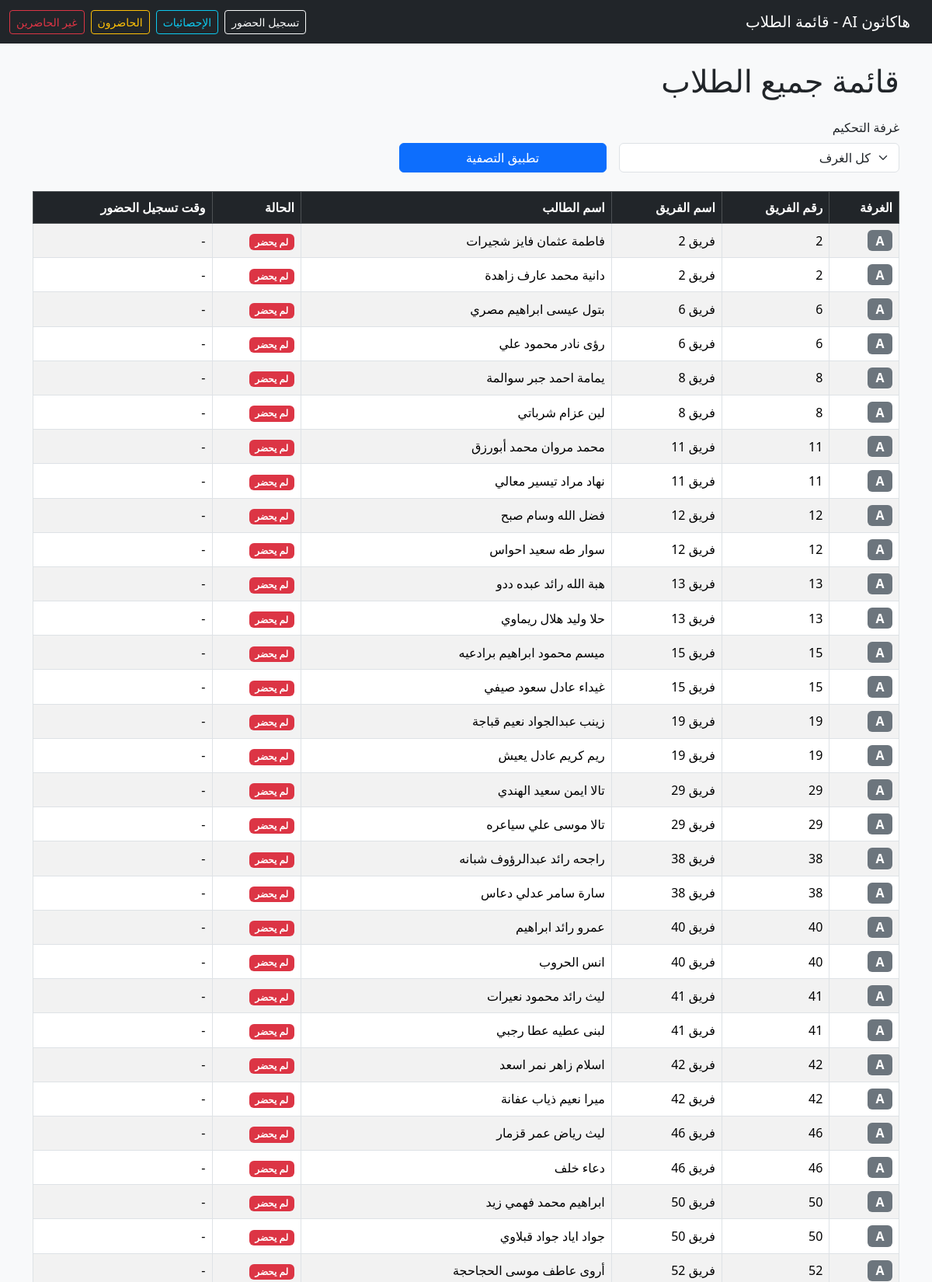
/students (upper part), run on the app's committed database.
### tables this page shows
CREATE TABLE students (
            id INTEGER PRIMARY KEY AUTOINCREMENT,
            name TEXT NOT NULL,
            team_id INTEGER NOT NULL,
            checked_in INTEGER NOT NULL DEFAULT 0,
            checkin_time TEXT,
            university TEXT,
            FOREIGN KEY (team_id) REFERENCES teams (id)
        );

CREATE TABLE teams (
            id INTEGER PRIMARY KEY,
            team_name TEXT NOT NULL,
            room TEXT NOT NULL
        );

### app.py (the view)
@app.route("/students")
def students_list():
    conn = get_db_connection()
    status = request.args.get("status", "all")
    room = request.args.get("room", "").strip().upper()
    sql = """
        SELECT
            students.id,
            students.name,
            students.university,
            students.checked_in,
            students.checkin_time,
            teams.id AS team_id,
            teams.team_name,
            teams.room
        FROM students
        JOIN teams ON students.team_id = teams.id
        WHERE 1 = 1
    """
    params = []
    if status == "present":
        sql += " AND students.checked_in = 1"
    elif status == "absent":
        sql += " AND students.checked_in = 0"
    if room in ("A", "B", "C", "D"):
        sql += " AND teams.room = ?"
        params.append(room)
    sql += " ORDER BY teams.room, teams.id, students.id"
    students = conn.execute(sql, params).fetchall()
    conn.close()
    return render_template(
        "students_list.html",
        students=students,
        status=status,
        room=room,
    )

### app.py (called while the page is built)
def get_db_connection():
    conn = sqlite3.connect(DB_NAME)
    conn.row_factory = sqlite3.Row
    conn.execute("PRAGMA foreign_keys = ON;")
    return conn

### templates/students_list.html (shortened to what this page needs)
<!DOCTYPE html>
<html lang="ar" dir="rtl">
<head>
    <link
        href="https://cdn.jsdelivr.net/npm/bootstrap@5.3.2/dist/css/bootstrap.min.css"
        rel="stylesheet"
    >
</head>
<body class="bg-light">
<nav class="navbar navbar-expand-lg navbar-dark bg-dark mb-4">
    <div class="container-fluid">
        <a class="navbar-brand" href="{{ url_for('checkin') }}">هاكاثون AI - قائمة الطلاب</a>
        <div class="d-flex gap-2">
            <a class="btn btn-outline-light btn-sm" href="{{ url_for('checkin') }}">تسجيل الحضور</a>
            <a class="btn btn-outline-info btn-sm" href="{{ url_for('stats') }}">الإحصائيات</a>
            <a class="btn btn-outline-warning btn-sm"
               href="{{ url_for('students_list', status='present') }}">
                الحاضرون
            </a>
            <a class="btn btn-outline-danger btn-sm"
               href="{{ url_for('students_list', status='absent') }}">
                غير الحاضرين
            </a>
        </div>
    </div>
</nav>
<div class="container">
    <h1 class="mb-4">
        {% if status == 'present' %}
            قائمة الطلاب الحاضرين
        {% elif status == 'absent' %}
            قائمة الطلاب الذين لم يحضروا
        {% else %}
            قائمة جميع الطلاب
        {% endif %}
    </h1>
    <form method="get" action="{{ url_for('students_list') }}" class="row g-3 mb-4">
        <div class="col-md-4">
            <label class="form-label">غرفة التحكيم</label>
            <select name="room" class="form-select">
                <option value="">كل الغرف</option>
            </select>
        </div>
        <div class="col-md-3 d-flex align-items-end">
            <button type="submit" class="btn btn-primary w-100">تطبيق التصفية</button>
        </div>
    </form>
    {% if students %}
    <div class="table-responsive">
        <table class="table table-striped table-bordered align-middle">
            <thead class="table-dark">
                <tr>
                    <th>الغرفة</th>
                    <th>رقم الفريق</th>
                    <th>اسم الفريق</th>
                    <th>اسم الطالب</th>
                    <th>الحالة</th>
                    <th>وقت تسجيل الحضور</th>
                </tr>
            </thead>
            <tbody>
                {% for s in students %}
                <tr>
                    <td><span class="badge bg-secondary fs-6">{{ s['room'] }}</span></td>
                    <td>{{ s['team_id'] }}</td>
                    <td>{{ s['team_name'] }}</td>
                    <td>{{ s['name'] }}</td>
                    <td>
                        {% if s['checked_in'] %}
                            <span class="badge bg-success">حضر</span>
                        {% else %}
                            <span class="badge bg-danger">لم يحضر</span>
                        {% endif %}
                    </td>
                    <td>
                        {% if s['checkin_time'] %}
                            {{ s['checkin_time'] }}
                        {% else %}
                            -
                        {% endif %}
                    </td>
                </tr>
                {% endfor %}
            </tbody>
        </table>
    </div>
    {% else %}
        <div class="alert alert-info">
            لا يوجد طلاب مطابقين للفلتر الحالي.
        </div>
    {% endif %}
</div>
</body>
</html>

### data on the page
students: room "A", team_id "2", team_name "فريق 2", name "فاطمة عثمان فايز شجيرات", checked_in "لم يحضر"
students: room "A", team_id "2", team_name "فريق 2", name "دانية محمد عارف زاهدة", checked_in "لم يحضر"
students: room "A", team_id "6", team_name "فريق 6", name "بتول عيسى ابراهيم مصري", checked_in "لم يحضر"
students: room "A", team_id "6", team_name "فريق 6", name "رؤى نادر محمود علي", checked_in "لم يحضر"
students: room "A", team_id "8", team_name "فريق 8", name "يمامة احمد جبر سوالمة", checked_in "لم يحضر"
students: room "A", team_id "8", team_name "فريق 8", name "لين عزام شرباتي", checked_in "لم يحضر"
students: room "A", team_id "11", team_name "فريق 11", name "محمد مروان محمد أبورزق", checked_in "لم يحضر"
students: room "A", team_id "11", team_name "فريق 11", name "نهاد مراد تيسير معالي", checked_in "لم يحضر"
students: room "A", team_id "12", team_name "فريق 12", name "فضل الله وسام صبح", checked_in "لم يحضر"
students: room "A", team_id "12", team_name "فريق 12", name "سوار طه سعيد احواس", checked_in "لم يحضر"
students: room "A", team_id "13", team_name "فريق 13", name "هبة الله رائد عبده ددو", checked_in "لم يحضر"
students: room "A", team_id "13", team_name "فريق 13", name "حلا وليد هلال ريماوي", checked_in "لم يحضر"
students: room "A", team_id "15", team_name "فريق 15", name "ميسم محمود ابراهيم برادعيه", checked_in "لم يحضر"
students: room "A", team_id "15", team_name "فريق 15", name "غيداء عادل سعود صيفي", checked_in "لم يحضر"
students: room "A", team_id "19", team_name "فريق 19", name "زينب عبدالجواد نعيم قباجة", checked_in "لم يحضر"
students: room "A", team_id "19", team_name "فريق 19", name "ريم كريم عادل يعيش", checked_in "لم يحضر"
students: room "A", team_id "29", team_name "فريق 29", name "تالا ايمن سعيد الهندي", checked_in "لم يحضر"
students: room "A", team_id "29", team_name "فريق 29", name "تالا موسى علي سياعره", checked_in "لم يحضر"
students: room "A", team_id "38", team_name "فريق 38", name "راجحه رائد عبدالرؤوف شبانه", checked_in "لم يحضر"
students: room "A", team_id "38", team_name "فريق 38", name "سارة سامر عدلي دعاس", checked_in "لم يحضر"
students: room "A", team_id "40", team_name "فريق 40", name "عمرو رائد ابراهيم", checked_in "لم يحضر"
students: room "A", team_id "40", team_name "فريق 40", name "انس الحروب", checked_in "لم يحضر"
students: room "A", team_id "41", team_name "فريق 41", name "ليث رائد محمود نعيرات", checked_in "لم يحضر"
students: room "A", team_id "41", team_name "فريق 41", name "لبنى عطيه عطا رجبي", checked_in "لم يحضر"
students: room "A", team_id "42", team_name "فريق 42", name "اسلام زاهر نمر اسعد", checked_in "لم يحضر"
students: room "A", team_id "42", team_name "فريق 42", name "ميرا نعيم ذياب عفانة", checked_in "لم يحضر"
students: room "A", team_id "46", team_name "فريق 46", name "ليث رياض عمر قزمار", checked_in "لم يحضر"
students: room "A", team_id "46", team_name "فريق 46", name "دعاء خلف", checked_in "لم يحضر"
students: room "A", team_id "50", team_name "فريق 50", name "ابراهيم محمد فهمي زيد", checked_in "لم يحضر"
students: room "A", team_id "50", team_name "فريق 50", name "جواد اياد جواد قبلاوي", checked_in "لم يحضر"
students: room "A", team_id "52", team_name "فريق 52", name "أروى عاطف موسى الحجاحجة", checked_in "لم يحضر"
